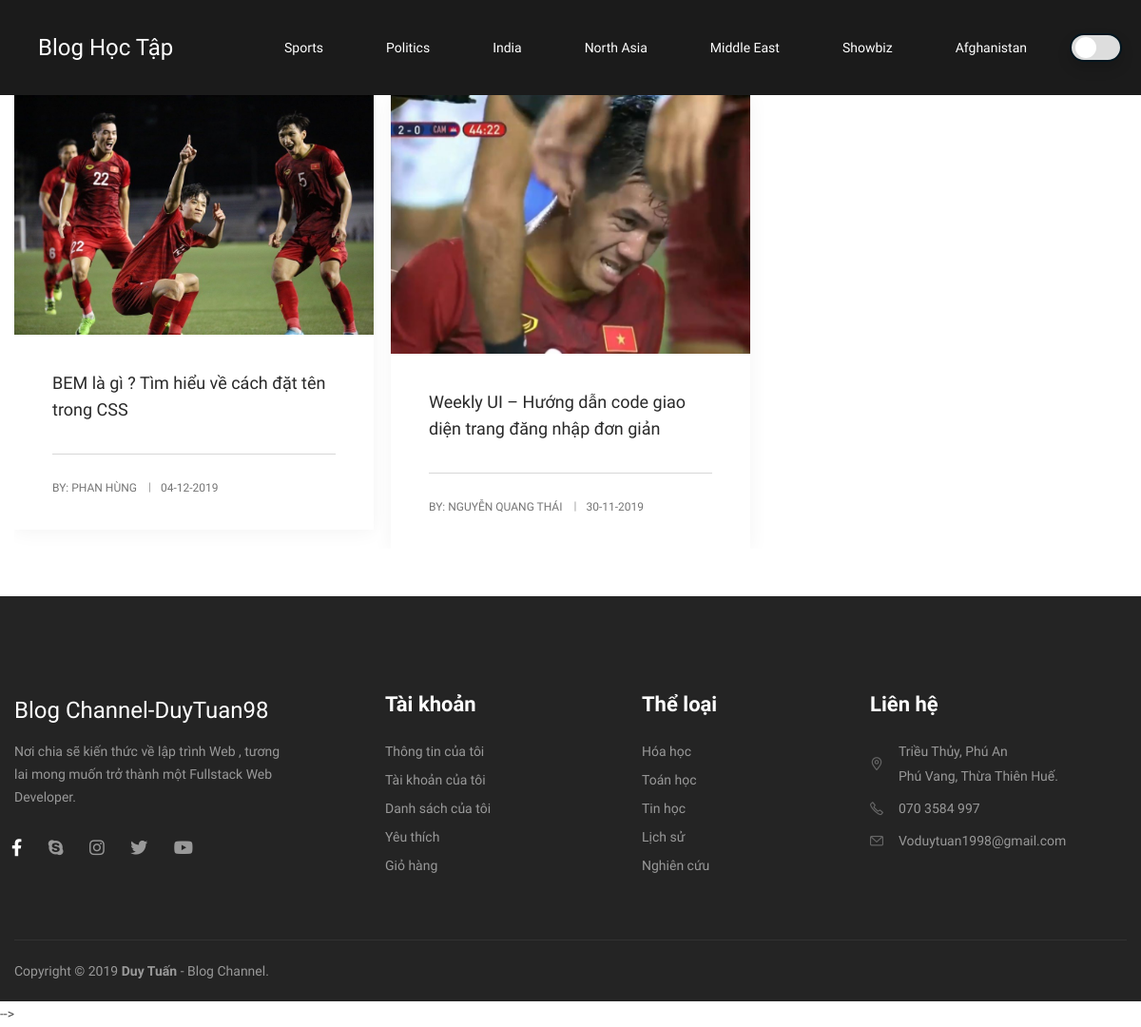
The app's page /category.php?cat=3, older data.
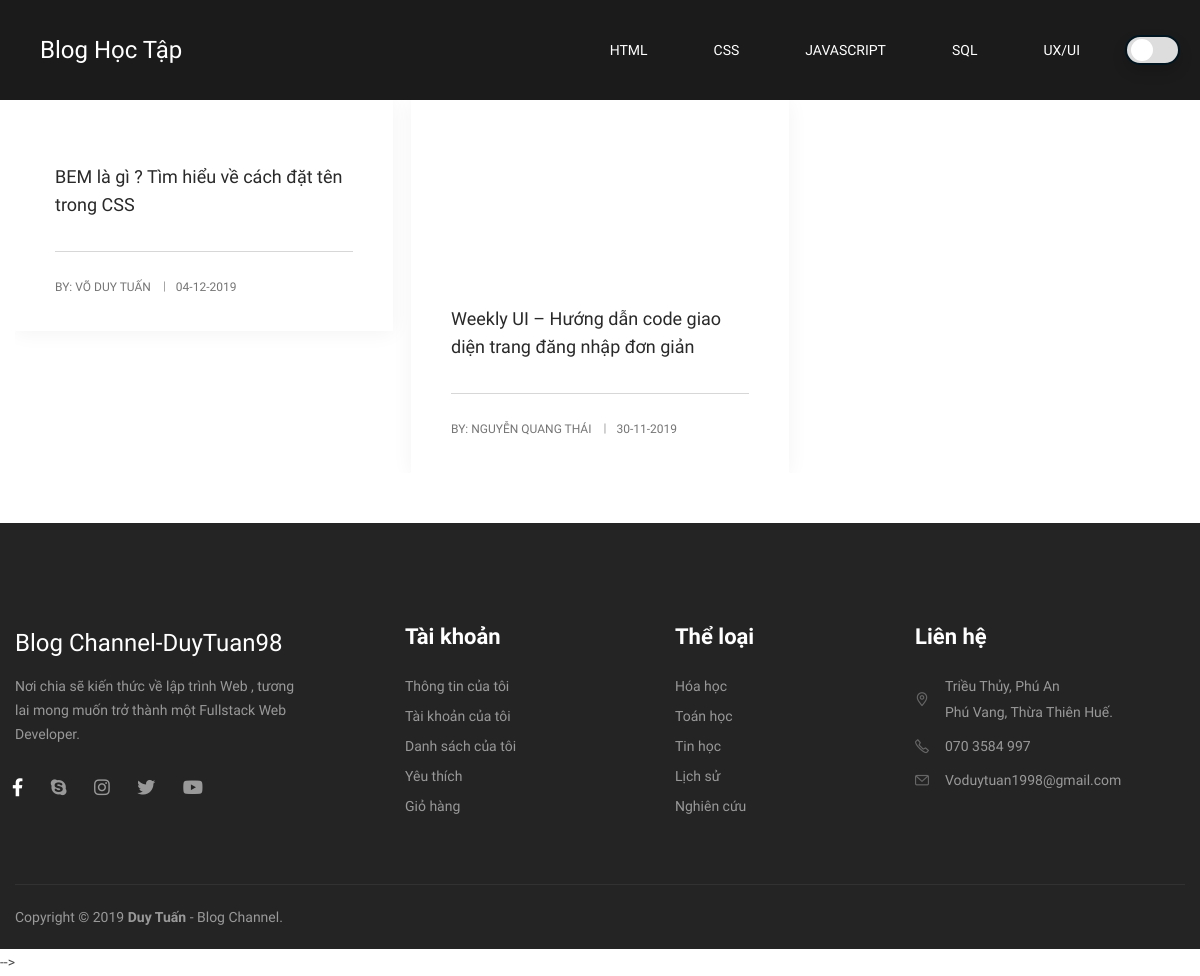
The same page, newer data.
### tables this page shows
CREATE TABLE `categories` (
  `cat_id` int(10) NOT NULL,
  `cat_title` varchar(50) NOT NULL
);

CREATE TABLE `posts` (
  `post_id` int(10) NOT NULL,
  `category_id` int(10) NOT NULL,
  `post_title` varchar(100) NOT NULL,
  `post_date` text NOT NULL,
  `post_author` varchar(50) NOT NULL,
  `post_keywords` text NOT NULL,
  `post_image` varchar(100) NOT NULL,
  `post_content` text NOT NULL,
  `img_details` varchar(100) NOT NULL,
  `post_explain` varchar(100) NOT NULL
);

### category.php (the view, shortened to what the changed rows need)
<?php
include_once "header.php";
?>
<div id="main-content" class="site-main clearfix">
	<div id="content-wrap" class="content__wrapper">
		<div class="container">
			<div class="row">
				<div class="col-md-12">
					<div id="site-content" class="site-content clearfix">
						<div id="inner-content" class="inner-content-wrap">
							<div class="cbr-news-grid blog-grid" data-column="3" data-column2="2" data-column3="2" data-column4="1" data-gaph="18" data-gapv="18">
								<div id="news-wrap" class="cbp">
									<?php
									include_once "connection.php";
									if(isset($_GET['cat'])){
										$cat_id = $_GET['cat'];
										$get_posts = "SELECT * from posts where category_id='$cat_id'";
										$run_posts = mysqli_query($con, $get_posts);
										while ($row_posts = mysqli_fetch_array($run_posts))
										{
											$post_id = $row_posts['post_id'];
											$post_title = $row_posts['post_title'];
											$post_date = $row_posts['post_date'];
											$post_author = $row_posts['post_author'];
											$post_image = $row_posts['post_image'];
											?>
											<div class="cbp-item all">
												<article class="hentry">
													<div class="post-media clearfix">
														<a href="blog-details.php?post=<?php echo $post_id ?>">
															<img src="img/<?php echo $post_image ?>" alt="Image">
														</a>
													</div>
													<div class="post-content-wrap">
														<h2 class="post-title">
															<span>
																<a href="blog-details.php?post=<?php echo $post_id ?>"><?php echo $post_title ?></a>
															</span>
														</h2>
														<div class="post-content post-excerpt"></div>
														<div class="post-meta">
															<div class="post-meta-content">
																<div class="post-meta-content-inner">
																	<span class="post-by-author item">
																		<span class="inner">By:
																			<a href="blog-details.php?post=<?php echo $post_id ?>" title="" rel="author"><?php echo $post_author ?></a>
																		</span>
																	</span>
																	<span class="post-date item">
																		<span class="inner">
																			<span class="entry-date"><?php echo $post_date ?></span>
																		</span>
																	</span>
																</div>
															</div>
														</div>
													</div>
												</article>
											</div>
										<?php } } ?>
									</div>
								</div>
							</div>
						</div>
					</div>
				</div>
			</div>
		</div>
	</div>
	<?php include_once "footer.php"; ?>

### header.php (shortened to what the changed rows need)
<!DOCTYPE html>
<html>
<head>
    <link rel="stylesheet" type="text/css" href="assets/css/bootstrap.min.css">
    <link rel="stylesheet" type="text/css" href="assets/css/animate.css">
    <link rel="stylesheet" type="text/css" href="assets/css/animsition.css">
    <link rel="stylesheet" type="text/css" href="assets/css/owl.carousel.min.css">
    <link rel="stylesheet" type="text/css" href="assets/css/cubeportfolio.css">
    <link rel="stylesheet" type="text/css" href="assets/css/fontawesome.css">
    <link rel="stylesheet" type="text/css" href="assets/css/core-icons.css">
    <link rel="stylesheet" type="text/css" href="assets/css/suchen-icons.css">
    <link rel="stylesheet" type="text/css" href="assets/css/reset.css">
    <link rel="stylesheet" type="text/css" href="style.css">
    <link rel="stylesheet" type="text/css" href="assets/css/shortcodes.css">
</head>
<body class="no-sidebar sidebar-1 header-fixed">
    <div id="wrapper">
        <div id="page" class="clearfix animsition">
            <div id="site-header-wrap">
                <header id="site-header" class="header-front-page style-1 dark-bg">
                    <div id="site-header-inner" class="boxed-5">
                        <div class="wrap-inner clearfix">
                            <div id="site-logo" class="clearfix">
                                <div id="site-logo-inner">
                                    <a href="index.php" title="Suchen" class="main-logo">
                                        <h1 style="color:#fff">Blog Học Tập</h1>
                                    </a>
                                </div>
                            </div>
                            <nav id="main-nav" class="main-nav">
                                <ul id="menu-primary-menu" class="menu">
                                	<?php
	                            		include_once 'connection.php';
	                            		$get_posts = "select * from categories";
	                                    $run_posts = mysqli_query($con,$get_posts);
	                                    while ($row = mysqli_fetch_array($run_posts)){
	                                    $cat_id = $row['cat_id'];
		  								$cat_title = $row['cat_title'];
                                    ?>
                                    <li class="menu-item current-menu-item menu-item-has-children">
                                    	<a href="category.php?cat=<?php echo $cat_id ?>"><?php echo $cat_title; ?></a>
                                    </li>
								<?php  } ?>
                                </ul>
                            </nav>
                        </div>
                    </div>
                </header>
            </div>

Row changes from the older to the newer data that the page shows:
removed categories: cat_title "Showbiz"
removed categories: cat_title "Afghanistan"
changed categories: cat_title "Sports" → "HTML"
changed categories: cat_title "Politics" → "CSS"
changed categories: cat_title "India" → "JAVASCRIPT"
changed categories: cat_title "North Asia" → "SQL"
changed categories (number 5 of 5 on the later page): cat_title "Middle East" → "UX/UI"
changed posts "BEM là gì ? Tìm hiểu về cách đặt tên trong CSS": post_author "PHAN HÙNG" → "VÕ DUY TUẤN"; post_image: picture removed
changed posts "Weekly UI – Hướng dẫn code giao diện trang đăng nhập đơn giản": post_image: picture removed
